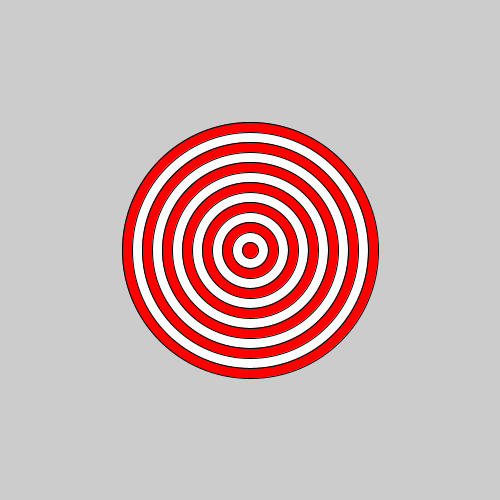
Frame 1 (no input)
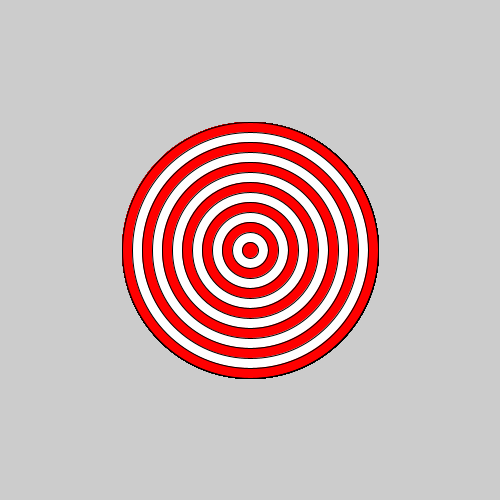
Frame 60 (the mouse pressed at the canvas centre just before this capture)
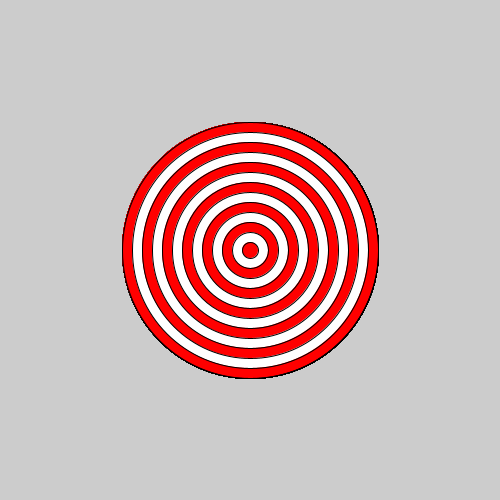
Frame 120 (the mouse held since frame 60 and released just before this capture)

The Processing sketch that drew these frames (run headless with seeded random() and noise(); from frame 60 on, the mouse is pressed at the canvas centre):

// Processing sketch: Target
// ── Target.pde
int counter=0;
void setup() {size(500,500); noFill(); }
void draw() {
  counter=0;
for (int i = 256; i > 0; i-=20){
if (counter%2==0){
 fill(255,0,0);
 }
 else {
 fill(255);}
 ellipse(250,250,i,i);
 counter+=1;
}






}
